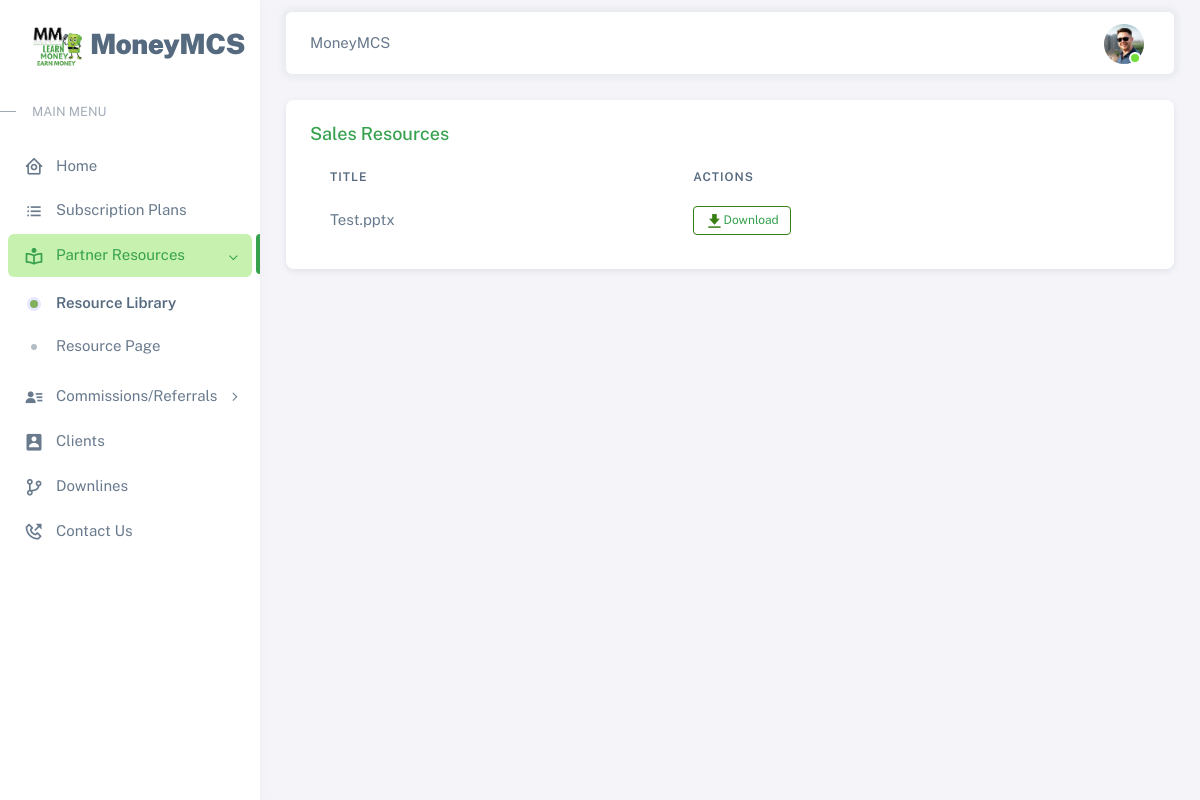
The page /pages/sales_resources.php (signed in) on the database as committed earlier.
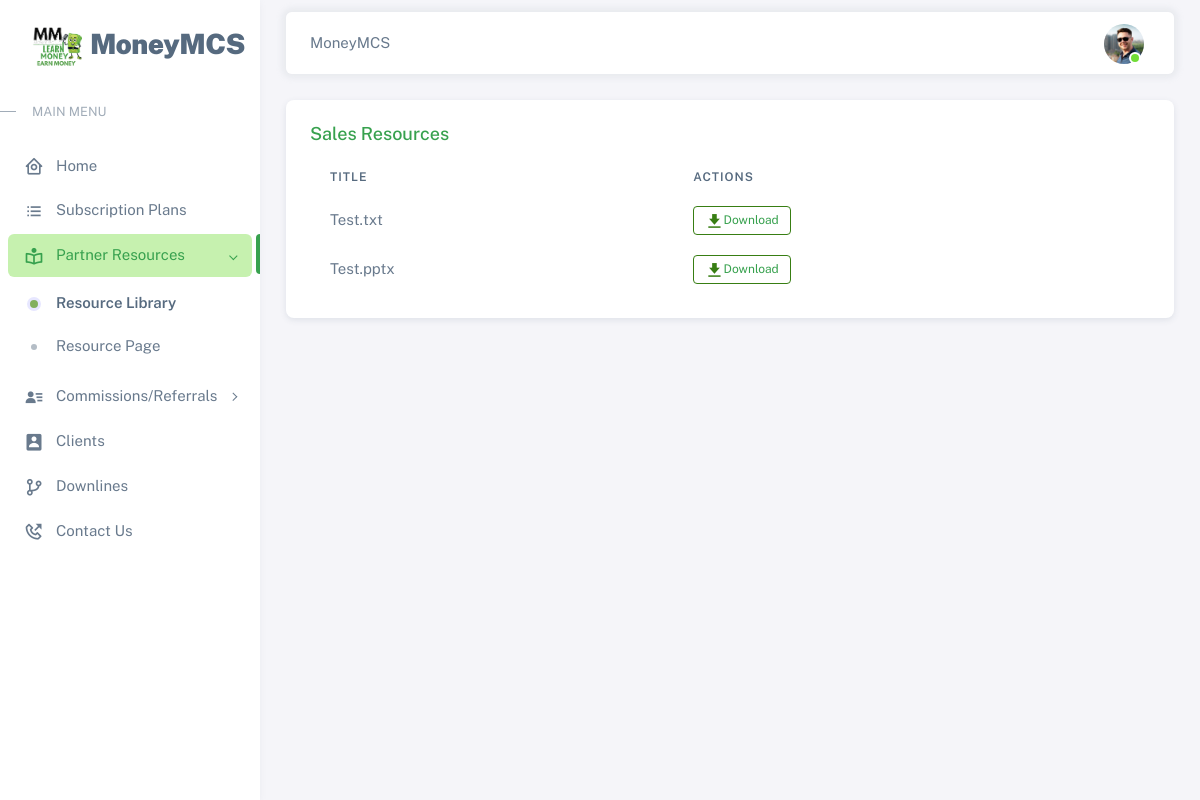
The same page on the database as committed later.
### tables this page shows
CREATE TABLE `resources` (
  `id` int(11) NOT NULL,
  `filenames` text NOT NULL,
  `resources` varchar(255) NOT NULL,
  `category` varchar(255) NOT NULL,
  `type` varchar(50) NOT NULL,
  `status` int(5) NOT NULL,
  `date_added` date NOT NULL
);

### pages/includes/session.php (called while the page is built, shortened)
<?php
	include '../includes/conn.php';
	$conn = $pdo->open();
	$stmt = $conn->prepare("SELECT * FROM users WHERE id=:id");
	$stmt->execute(['id'=>$_SESSION['agent']]);
	$agent = $stmt->fetch();
?>

### pages/sales_resources.php (the view, shortened to what this page needs)
<?php
  include 'includes/session.php';
?>
<!DOCTYPE html>
<html
  lang="en"
  class="light-style layout-menu-fixed"
  dir="ltr"
  data-theme="theme-default"
  data-assets-path="../assets/"
  data-template="vertical-menu-template-free"
>
  <head>
    <?php include 'includes/headers.php'; ?>
  </head>
  <body>
    <div class="layout-wrapper layout-content-navbar">
      <div class="layout-container">
        <aside id="layout-menu" class="layout-menu menu-vertical menu bg-menu-theme">
          <div class="app-brand demo">
            <a href="#" class="app-brand-link">
              <span class="app-brand-logo demo">
                <img aria-hidden="true" class="object-contain w-full h-full" src="../assets/img/earnmoney.png" width="50">
              </span>
              <span class="app-brand-text demo menu-text fw-bolder ms-2">MoneyMCS</span>
            </a>
          </div>
          <?php include 'includes/resource_sidemenu.php'; ?>
          </ul>
        </aside>
        <div class="layout-page">
          <nav
            class="layout-navbar container-xxl navbar navbar-expand-xl navbar-detached align-items-center bg-navbar-theme"
            id="layout-navbar"
          >
            <div class="navbar-nav-right d-flex align-items-center" id="navbar-collapse">
              <div class="navbar-nav align-items-center">
                <div class="nav-item d-flex align-items-center">
                  MoneyMCS
                </div>
              </div>
              <ul class="navbar-nav flex-row align-items-center ms-auto">
                <li class="nav-item navbar-dropdown dropdown-user dropdown">
                  <a class="nav-link dropdown-toggle hide-arrow" href="javascript:void(0);" data-bs-toggle="dropdown">
                    <div class="avatar avatar-online">
                        <img src="<?php echo (!empty($agent['photo'])) ? '../images/'.$agent['photo'] : '../images/default.png'; ?>" class="w-px-40 h-auto rounded-circle">
                    </div>
                  </a>
                </li>
              </ul>
            </div>
          </nav>
          <div class="content-wrapper">
            <div class="container-xxl flex-grow-1 container-p-y">
                <div class="row">
                  <div class="col-lg-12 mb-4 order-0">
                    <div class="card">
                      <div class="d-flex align-items-end">
                        <div class="col-sm-12">
                          <div class="card-body">
                            <h5 class="card-title text-primary">Sales Resources</h5>
                            <div class="table-responsive text-nowrap">
                              <table id="" class="table table-borderless">
                                <thead>
                                  <th>Title</th>
                                  <th>Actions</th>
                                </thead>
                                <tbody>
                                  <?php
                                    $conn = $pdo->open();
                                    try{
                                      $stmt = $conn->prepare("SELECT * FROM resources WHERE status=:status AND category=:category");
                                      $stmt->execute(['status'=>1, 'category'=>'Sales Resources']);
                                      foreach($stmt as $row){
                                        echo "
                                          <tr>
                                            <td>".$row['filenames']."</td>
                                            <td>
                                              <button type='button' class='btn btn-outline-success btn-sm edit' data-id='".$row['id']."'><i class='bx bxs-download'></i><a href='../config/files/".$row['filenames']."' target='_blank'>Download</a></button>
                                            </td>
                                          </tr>
                                        ";
                                      }
                                    }
                                    catch(PDOException $e){
                                      echo $e->getMessage();
                                    }
                                  ?>
                                </tbody>
                              </table>
                            </div>
                          </div>
                        </div>
                      </div>
                    </div>
                  </div>
                </div>
            </div>
            <footer class="content-footer footer bg-footer-theme">
              <div class="container-xxl d-flex flex-wrap justify-content-between py-2 flex-md-row flex-column">
                </div>
              </div>
          </div>
        </div>
      </div>
  </body>
</html>

Rows that differ between the two databases and show on the page:
added resources: filenames "Test.txt"
